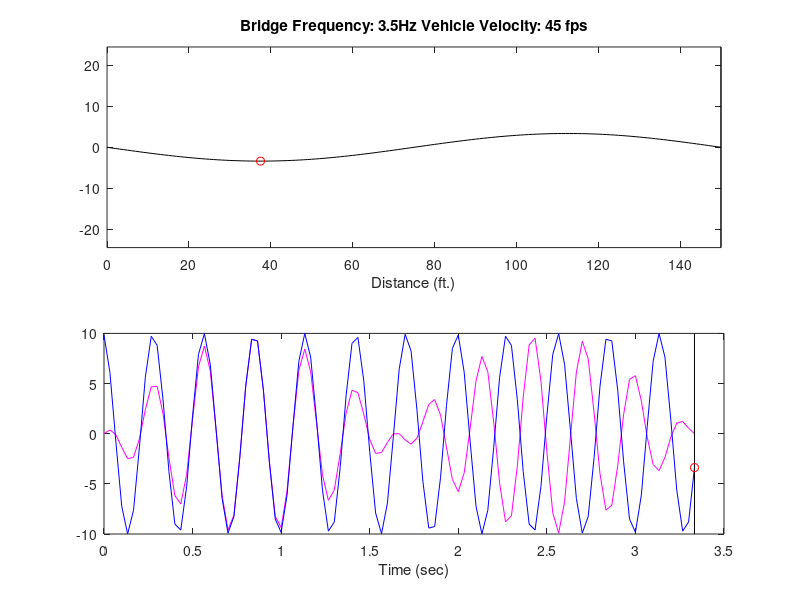

The MATLAB script that drew this image:
%% Set structural characteristics
% Length in feet
L = 150;
% Mode number
M = 2;
% Corresponding Natural frequency (Hz)
freq_b = 3.5;

%% Set Traveler characteristics
% Velocity (feet per second)
vel_t = 45;

%% Set visualization scale (amplitude of shape)
sc = 10;
%% set structure acceleration amplitude
AA = 10;

% strcture position vector
dx = 1; %ft
x = 0:dx:L;

%Spatial frquency
freq_sp = M/2/L; 


% Time vector
dt = L/vel_t/100;
t = 0:dt:L/vel_t;

% structure vertical displacement
% y_b = sc*sin(2*pi*freq_sp*x);
n=1;
for ii = t
    y_b(:,n) = AA*sin(2*pi*freq_b*ii+freq_b/2)*sin(2*pi*freq_sp*x);
    n=n+1;
end
% Travelor horizontal position
x_t = vel_t*t;

%Traveler vertical position
for ii = 1:length(t)
y_t(ii) = AA*sin(2*pi*freq_b*t(ii)+freq_b/2)*sin(2*pi*freq_sp*x_t(ii));
end

%% Plots
FH = figure;
fh1 = subplot(2,1,1);
%Plot shape
ah1 = plot(x,y_b(:,1),'k');
axis equal

title(['Bridge Frequency: ' num2str(freq_b) 'Hz Vehicle Velocity: ' num2str(vel_t) ' fps']);
hold all
xlabel('Distance (ft.)');
fh2 = subplot(2,1,2);
%Plot traveler acceleration
ah2 = plot(t,y_t,'m');
hold all
xlabel('Time (sec)');
%Plot structure acceleration
acc_dof = AA*sin(2*pi*freq_b*t+freq_b/2);
plot(t,acc_dof,'b');

%Plot time bars
ylim1 = get(fh1,'ylim');
ylim2 = get(fh2,'ylim');
bar1 = plot(fh1,[0 0],ylim1,'k');
bar2 = plot(fh2,[0 0],ylim2,'k');
%Plot structure record location
spot = scatter(fh1,L/M/2,AA*sin(2*pi*freq_sp*L/M/2),'r','o');
spot2 = scatter(fh2,0, 0, 'r', 'o');
m=1;
for ii = t
    set(bar1,'XData',[vel_t*ii vel_t*ii])
    set(bar2,'XData',[ii ii])
    set(ah1,'YData',y_b(:,m))
    set(spot,'YData',AA*sin(2*pi*freq_b*ii+freq_b/2)*sin(2*pi*freq_sp*L/M/2))
    set(spot2,'XData', ii)
    set(spot2, 'YData', acc_dof(m))
    drawnow 
    pause(1/10)
    m=m+1;
end
hold off